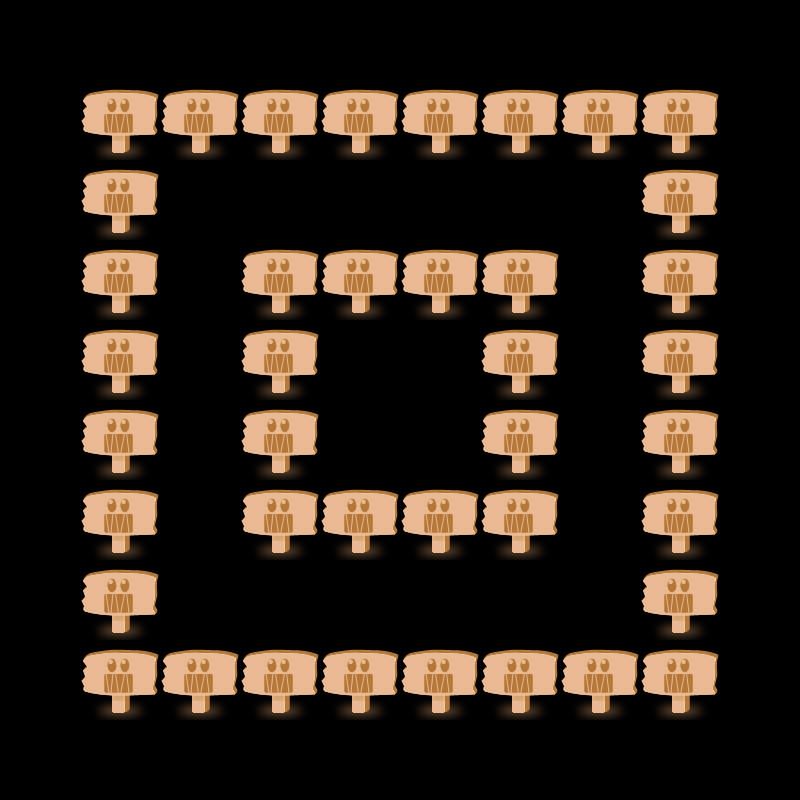

A 2D game scene composited from a Tiled map and its tileset images. What follows is a short description and the map's XML, with each tile layer's data collapsed to a summary:
An orthogonal 10x10 tile map with 80x80 px tiles, 1 tile layer (gamelayer).

<map version="1.0" orientation="orthogonal" width="10" height="10" tilewidth="80" tileheight="80">
 <tileset firstgid="1" name="LevelBlock" tilewidth="80" tileheight="80">
  <image source="LevelBlock.png" width="320" height="240" />
 </tileset>
 <layer name="gamelayer" width="10" height="10">
  <data>[100 cells, 40 non-empty, 1 distinct tile ids]</data>
 </layer>
</map>
